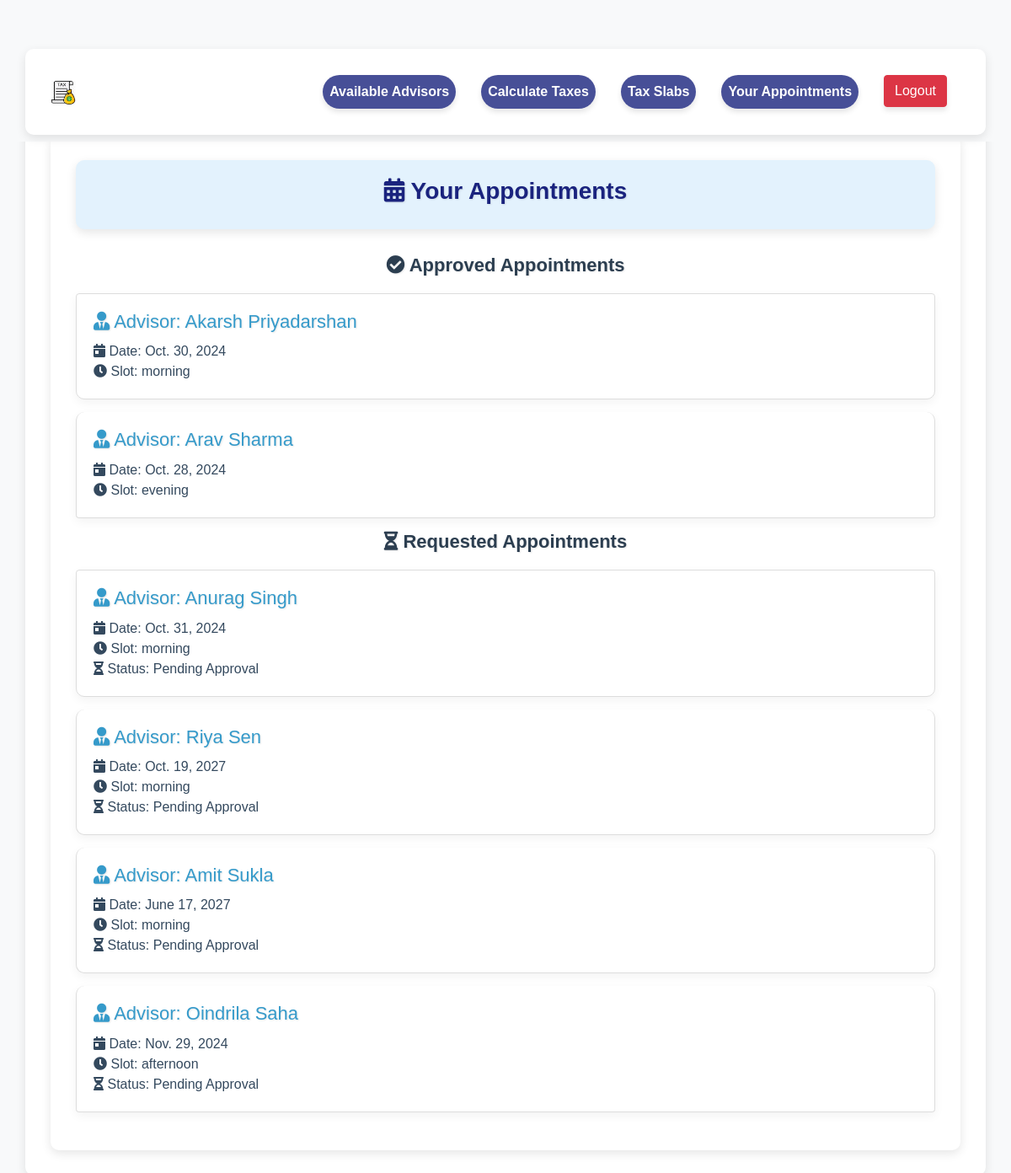
/user-appointments/ (signed in), run on an earlier commit of the app's database.
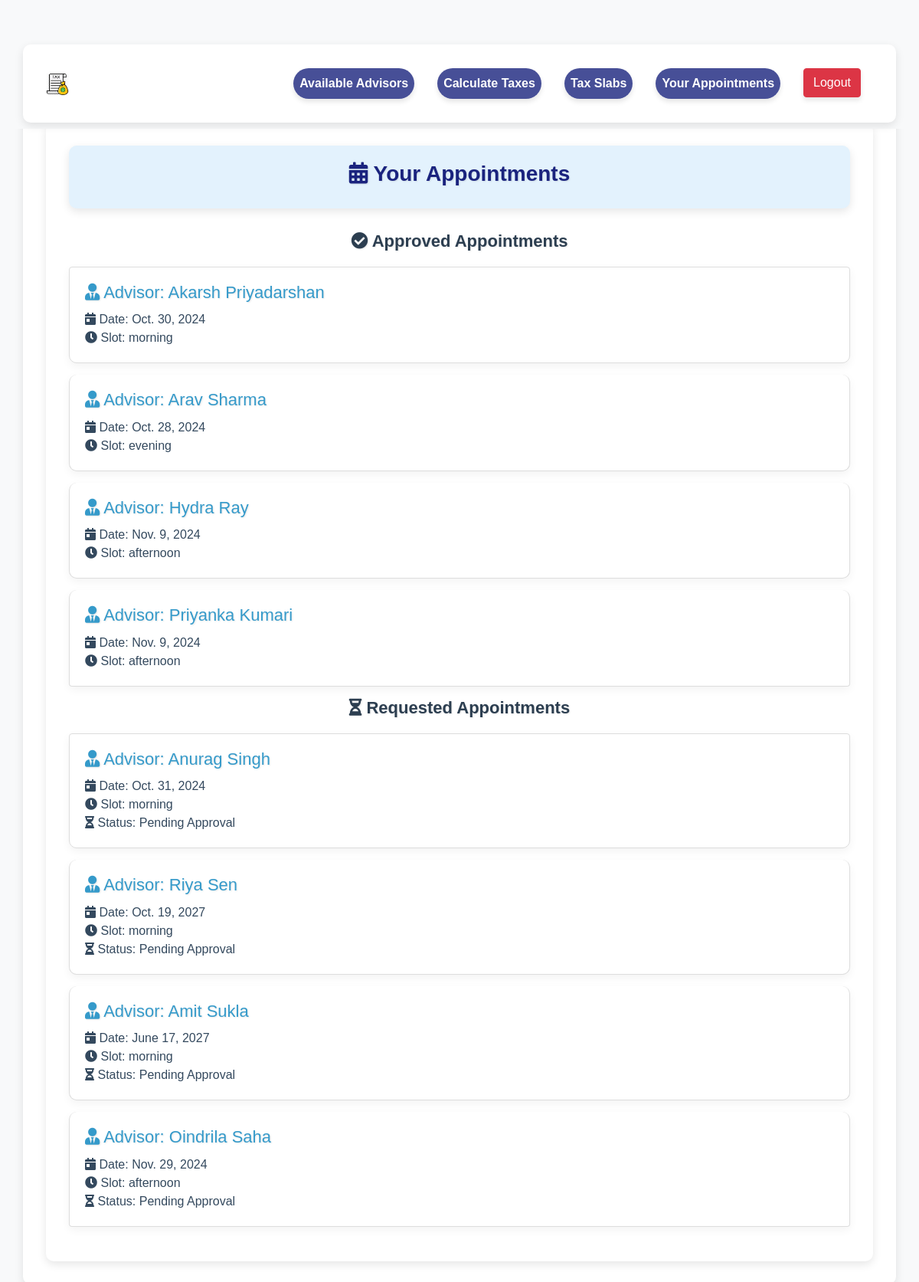
And on a later commit of the database.
### advisor/models.py (models this page shows, shortened)
class UserRequest(models.Model):
    user = models.ForeignKey(User, on_delete=models.CASCADE, related_name="requests")
    tax_advisor = models.ForeignKey(User, on_delete=models.CASCADE, related_name="advisor_requests")
    first_name = models.CharField(max_length=150)
    last_name = models.CharField(max_length=150)
    email = models.EmailField()
    approved = models.BooleanField(default=False)
    rejected = models.BooleanField(default=False)
    slot = models.CharField(max_length=100, null=True)  # Store the time slot as a string (can use choices)
    date = models.DateField(null=True)  # Store the appointment date

### base/views.py (the view)
# urls.py: path('user-appointments/', user_appointments_view, name='user_appointments'),
def user_appointments_view(request):
    user = request.user
    approved_appointments = UserRequest.objects.filter(user=user, approved=True)
    requested_appointments = UserRequest.objects.filter(user=user, approved=False)
    context = {
        'approved_appointments': approved_appointments,
        'requested_appointments': requested_appointments,
    }
    return render(request, 'base/user_appointments.html', context)

### accounts/context_processor.py (called while the page is built)
def user_groups(request):
    user = request.user
    return {
        'is_admin': user.is_authenticated and user.is_superuser,
        'is_taxadvisor': user.is_authenticated and user.groups.filter(name='Tax Advisor').exists(),
        'is_indivual_user': user.is_authenticated and user.groups.filter(name='Individual User').exists(),
    }

### base/templates/base/user_appointments.html (shortened to what this page needs)
{% extends 'base.html' %}
{% block individual_style %}
    <link rel="stylesheet" href="https://maxcdn.bootstrapcdn.com/bootstrap/4.5.2/css/bootstrap.min.css">
    <link rel="stylesheet" href="https://cdnjs.cloudflare.com/ajax/libs/font-awesome/5.15.3/css/all.min.css">
{% endblock %}
{% block content %}
    <div class="container">
        <div class="main-heading">
            <h2><i class="fas fa-calendar-alt"></i> Your Appointments</h2>
        </div>
        <h2 class="sub-heading"><i class="fas fa-check-circle"></i> Approved Appointments</h2>
        <div class="list-group">
            {% if approved_appointments %}
                {% for appointment in approved_appointments %}
                    <div class="list-group-item">
                        <h5><i class="fas fa-user-tie"></i> <span class="advisor-label">Advisor:</span> {{ appointment.tax_advisor.get_full_name }}</h5>
                        <p>
                            <i class="fas fa-calendar-day"></i> Date: {{ appointment.date }}<br>
                            <i class="fas fa-clock"></i> Slot: {{ appointment.slot }}<br>
                        </p>
                    </div>
                {% endfor %}
            {% else %}
                <div class="alert alert-info">
                    <i class="fas fa-info-circle"></i> You have no approved appointments.
                </div>
            {% endif %}
        </div>
        <h2 class="sub-heading"><i class="fas fa-hourglass-half"></i> Requested Appointments</h2>
        <div class="list-group">
            {% if requested_appointments %}
                {% for appointment in requested_appointments %}
                    <div class="list-group-item">
                        <h5><i class="fas fa-user-tie"></i> <span class="advisor-label">Advisor:</span> {{ appointment.tax_advisor.get_full_name }}</h5>
                        <p>
                            <i class="fas fa-calendar-day"></i> Date: {{ appointment.date }}<br>
                            <i class="fas fa-clock"></i> Slot: {{ appointment.slot }}<br>
                            <i class="fas fa-hourglass-half"></i> Status: Pending Approval<br>
                        </p>
                    </div>
                {% endfor %}
            {% else %}
                <div class="alert alert-info" style="background-color: #317873; color: #ffffff;">
                    <i class="fas fa-info-circle"></i> You have no pending appointment requests.
                </div>
            {% endif %}
        </div>
    </div>
{% endblock %}

What changed in the data, as far as the page shows it:
added UserRequest: tax_advisor.get_full_name "Hydra Ray", date "Nov. 9, 2024", slot "afternoon", shown under "Approved Appointments"
added UserRequest: tax_advisor.get_full_name "Priyanka Kumari", date "Nov. 9, 2024", slot "afternoon", shown under "Approved Appointments"
